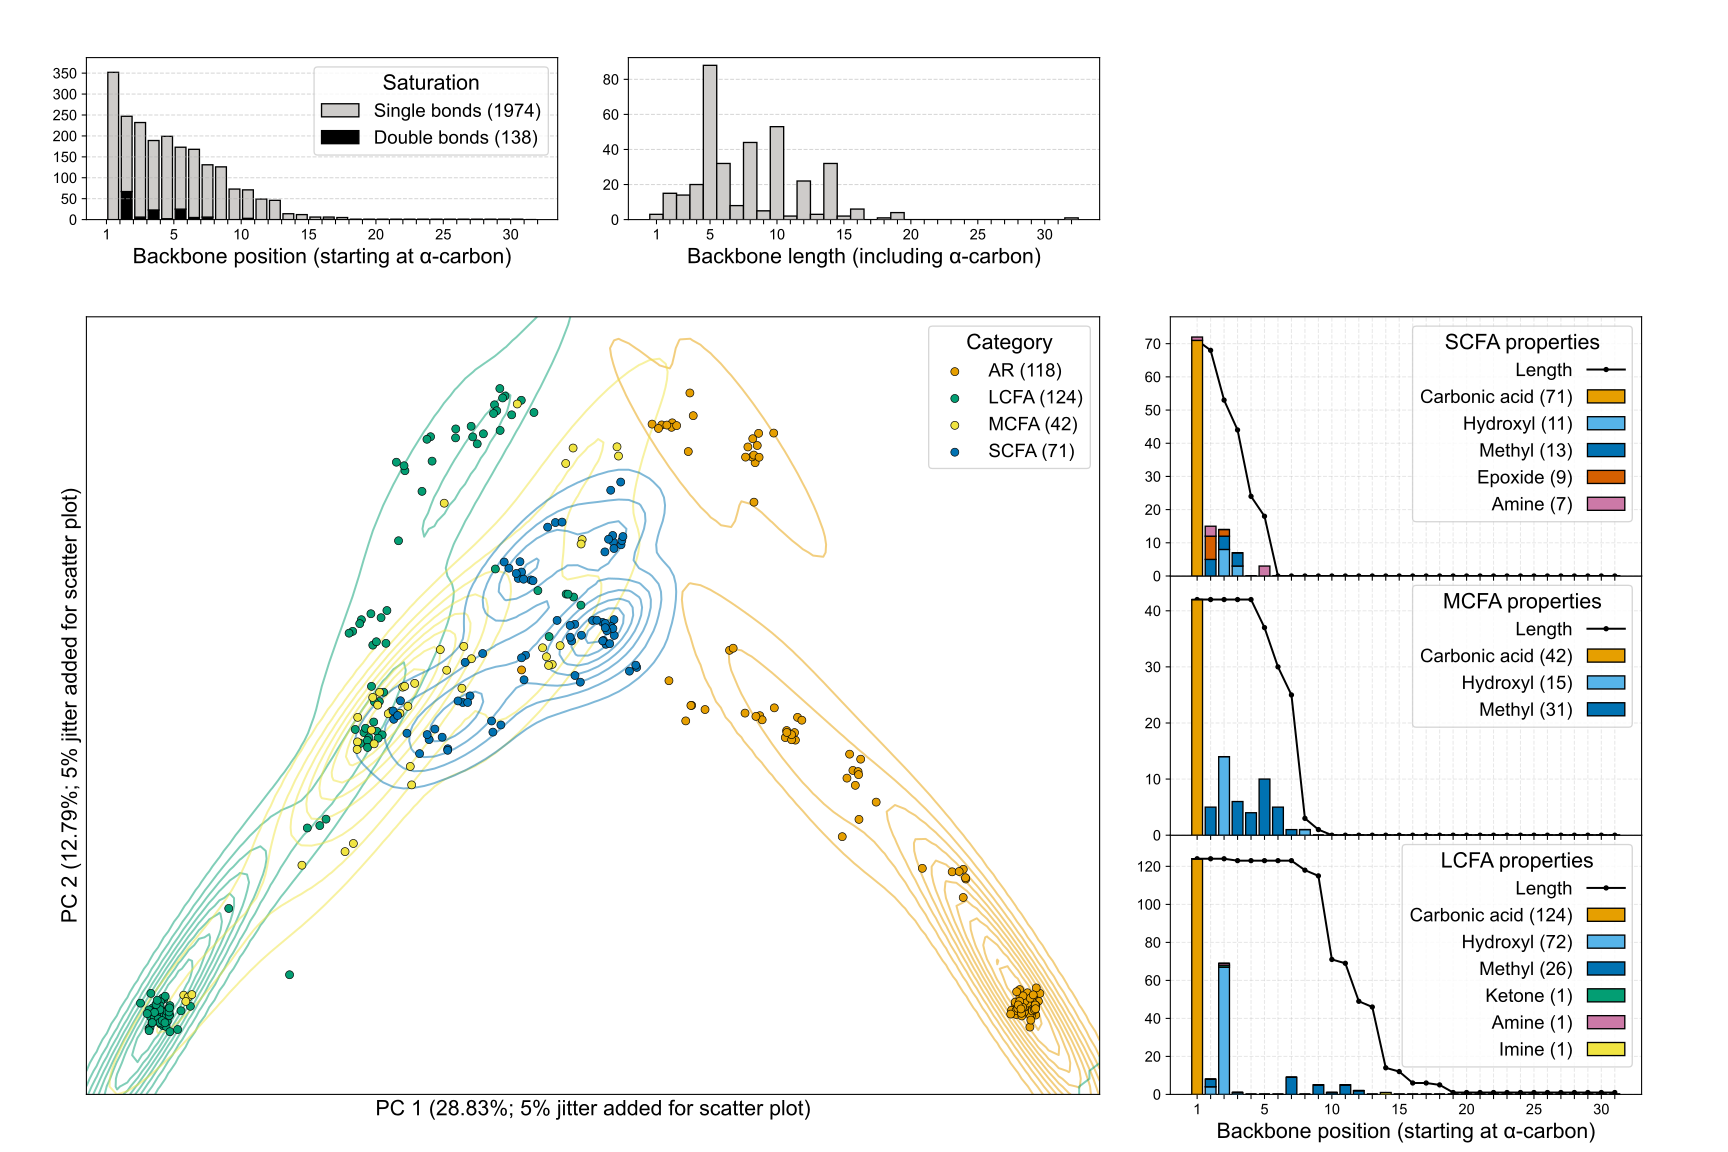

The Python source for this figure:
# -*- coding: utf-8 -*-

"""Cluster lipopeptide starter structures."""

import argparse 
import logging
import os
import typing as ty
from collections import deque
from dataclasses import dataclass, field

import matplotlib.pyplot as plt
import numpy as np
import pandas as pd
from rdkit import Chem, DataStructs
from rdkit.Chem import rdFingerprintGenerator
from sklearn.decomposition import PCA
from scipy.stats import gaussian_kde
from rdkit import Chem


# Use Arial font for plots
plt.rcParams["font.family"] = "Arial"


# Setup logging
logging.basicConfig(level=logging.INFO)
LOGGER = logging.getLogger(__name__)


# Define constants
ALPHA_GREEK = "\u03B1"
PALETTE = [
    "#e69f00",
    "#56b4e9",
    "#039e73",
    "#f0e442",
    "#0072b2",
    "#d55f00",
    "#cc79a7",
    "#000000",
    "#808285",
]
SANCTIONED_LABELS = [
    "AR",  # Aromatic
    # "FA",  # Fatty acid; commented out as there are none in the dataset
    "LCFA",  # Long-chain fatty acid
    "MCFA",  # Medium-chain fatty acid
    "SCFA",  # Short-chain fatty acid
]
PATTERN_COOH = Chem.MolFromSmarts("C(=O)[OH]")  # COOH group pattern


def category_to_color(category: str) -> str:
    """Map a category to a color.

    :param category: Category name.
    :return: Hex color code for the category.
    """
    category_to_color = {
        "AR": PALETTE[0],
        "FA": PALETTE[1],
        "LCFA": PALETTE[2],
        "MCFA": PALETTE[3],
        "SCFA": PALETTE[4],
    }

    return category_to_color.get(category, "#000000")  # Default to black if category not found


def cli() -> argparse.Namespace:
    """
    Parse command line arguments.
    
    :return: Parsed command line arguments.
    """
    parser = argparse.ArgumentParser()

    # Required arguments
    parser.add_argument("--data", "-d", type=str, required=True, help="path to the input data csv file")
    parser.add_argument("--out-dir", "-o", type=str, required=True, help="output directory to save the results")

    # Optional arguments
    parser.add_argument("--cname-starter-smiles", "-s", type=str, default="starter_canonical_smiles", help="column name for starter SMILES in the input data (default: 'starter_canonical_smiles')")
    parser.add_argument("--cname-starter-category", "-c", type=str, default="starter_category", help="column name for starter category in the input data (default: 'starter_category')")
    parser.add_argument("--cname-genus", "-g", type=str, default="ncbi_organism_genus", help="column name for genus in the input data (default: 'ncbi_organism_genus')")
    parser.add_argument("--cname-species", "-p", type=str, default="ncbi_organism_species", help="column name for species in the input data (default: 'ncbi_organism_species')")

    parser.add_argument("--log-level", "-l", type=str, default="INFO", choices=["DEBUG", "INFO", "WARNING", "ERROR", "CRITICAL"], help="set the logging level (default: 'INFO')")
    parser.add_argument("--log-file", "-f", type=str, default=None, help="path to the log file (default: None, only logs to stdout)")

    return parser.parse_args()


def mol_has_cooh_group(mol: Chem.Mol) -> bool:
    """
    Check if a molecule contains a COOH group.

    :param mol: RDKit molecule object.
    :return: True if the molecule contains a COOH group, False otherwise.
    """
    return mol.HasSubstructMatch(PATTERN_COOH)


class SMILESParseError(Exception):
    """Custom exception for SMILES parsing errors."""
    def __init__(self, message: str) -> None:
        super().__init__(message)


class COOHGroupNotFoundError(Exception):
    """Custom exception for when a COOH group is not found in a molecule."""
    def __init__(self, message: str) -> None:
        super().__init__(message)


@dataclass
class DataRecord:
    """Data record for a single starter structure."""
    starter_smiles: str
    category_starter: str
    genus_producing_organism: str
    species_producing_organism: str
    starter_mol: Chem.Mol = field(init=False)

    def __post_init__(self):
        self.starter_mol = Chem.MolFromSmiles(self.starter_smiles)
        if self.starter_mol is None:
            raise SMILESParseError(f"Failed to parse SMILES: {self.starter_smiles}")
        
        # Ensure molecule contains COOH group
        if not mol_has_cooh_group(self.starter_mol):
            raise COOHGroupNotFoundError(f"COOH group not found in category {self.category_starter} starter with SMILES: {self.starter_smiles}")


def parse_records_from_csv(
    path: str,
    cname_starter_smiles: str,
    cname_starter_category: str,
    cname_genus: str,
    cname_species: str,
) -> ty.List[DataRecord]:
    """
    Parse records from a CSV file.
    
    :param path: Path to the CSV file.
    :param cname_starter_smiles: Column name for starter SMILES.
    :param cname_starter_category: Column name for starter category.
    :param cname_genus: Column name for genus of producing organism.
    :param cname_species: Column name for species of producing organism.
    :return: List of DataRecord objects.
    """
    LOGGER.info(f"Parsing records from {path}")

    # Read the CSV file into a DataFrame
    df = pd.read_csv(path, dtype=str)

    # Only keep where 'ncbi_organism_superkingdom' is 'Bacteria'
    df = df[df["ncbi_organism_superkingdom"] == "Bacteria"]

    # Check if required columns are present
    required_columns = [cname_starter_smiles, cname_starter_category, cname_genus, cname_species]
    for col in required_columns:
        if col not in df.columns:
            raise ValueError(f"Column '{col}' not found in the input data file.")
        
    # Create DataRecord objects from the DataFrame
    records = []
    for _, row in df.iterrows():
        try:
            record = DataRecord(
                starter_smiles=row[cname_starter_smiles],
                category_starter=row[cname_starter_category],
                genus_producing_organism=row[cname_genus],
                species_producing_organism=row[cname_species]
            )
        except SMILESParseError as e:
            LOGGER.warning(f"Skipping row due to SMILES parsing error: {e}")
            continue
        except COOHGroupNotFoundError as e:
            LOGGER.warning(f"Skipping row due to missing COOH group: {e}")
            continue
        records.append(record)

    LOGGER.info(f"Parsed {len(records)} records from {path}")
    return records


def plot_starter_pca(out_dir: str, ax: plt.Axes, records: list[DataRecord]) -> None:
    """
    Function to generate the PCA plot for starter structures on a specific axis.
    
    :param out_dir: Directory to save the PCA plot.
    :param ax: Matplotlib Axes object to plot on.
    :param records: List of DataRecord objects containing starter structures.
    """
    fingerprint_generator = rdFingerprintGenerator.GetMorganGenerator(radius=2, fpSize=2048)
    fingerprints = [fingerprint_generator.GetFingerprint(record.starter_mol) for record in records]
    labels_category = np.array([record.category_starter for record in records])

    # Convert fingerprints to numpy array
    X = np.zeros((len(fingerprints), 2048))
    for i, fp in enumerate(fingerprints):
        DataStructs.ConvertToNumpyArray(fp, X[i])
    LOGGER.info(f"fingerprints shape: {X.shape}")

    # Perform PCA on the fingerprints
    pca = PCA(n_components=2)
    pcs = pca.fit_transform(X)
    LOGGER.info(f"principal components shape: {pcs.shape}")
    explained_variance = pca.explained_variance_ratio_
    LOGGER.info(f"explained variance: {explained_variance}")

    unique_labels = np.unique(labels_category)
    unique_labels = sorted(unique_labels)
    
    for label in unique_labels:
        # First plot a density plot
        data = pcs[labels_category == label].T
        color = category_to_color(label)
        if label in SANCTIONED_LABELS:
            kde = gaussian_kde(data)
            xgrid = np.linspace(pcs[:, 0].min() - 0.5, pcs[:, 0].max() + 0.5, 100)
            ygrid = np.linspace(pcs[:, 1].min() - 0.5, pcs[:, 1].max() + 0.5, 100)
            Xgrid, Ygrid = np.meshgrid(xgrid, ygrid)
            Z = kde(np.vstack([Xgrid.ravel(), Ygrid.ravel()])).reshape(Xgrid.shape)
            # ax.contour(Xgrid, Ygrid, Z, levels=10, colors=color, alpha=0.5, zorder=1)

    # Plot the individual points
    for label in SANCTIONED_LABELS:
        if label not in SANCTIONED_LABELS:
            continue
        jitter = 0.01
        x = pcs[labels_category == label, 0]
        y = pcs[labels_category == label, 1]
        color = category_to_color(label)

        # Add a bit of jitter to x and y values so that they are not overlapping.
        x += np.random.normal(0, jitter, x.shape)
        y += np.random.normal(0, jitter, y.shape)

        ax.scatter(
            x, y, 
            c=color, 
            label=f"{label} ({len(x)})",
            edgecolor="black", 
            linewidth=0.5,
            zorder=2
        )

    ax.set_xticks([])
    ax.set_yticks([])
    ax.set_xlabel(f"PC 1 ({explained_variance[0] * 100:.2f}%; 1% jitter added for scatter plot)", fontsize=16)
    ax.set_ylabel(f"PC 2 ({explained_variance[1] * 100:.2f}%; 1% jitter added for scatter plot)", fontsize=16)
    ax.legend(title="Category", title_fontsize="16", fontsize="14")

    # Create separate figure for the PCA plot with numbered axes, save to separate file
    fig_pca = plt.figure(figsize=(8, 6))
    ax_pca = fig_pca.add_subplot(111)
    ax_pca.scatter(pcs[:, 0], pcs[:, 1], c="black", s=10, alpha=0.5)
    ax_pca.set_xlabel(f"PC 1 ({explained_variance[0] * 100:.2f}%)", fontsize=16)
    ax_pca.set_ylabel(f"PC 2 ({explained_variance[1] * 100:.2f}%)", fontsize=16)
    plt.tight_layout()
    path = os.path.join(out_dir, "starter_pca_plot.png")
    plt.savefig(path, dpi=300)
    plt.close(fig_pca)

    return pcs


def bfs_carbon_paths(graph: dict[int, list[int]], graph_identity: dict[int, str], start_node: int) -> tuple[dict[int, float], dict[int, list[int]]]:
    """
    Perform a breadth-first search (BFS) to find the shortest paths from the start node
    to all other carbon atoms in the graph.

    :param graph: A dictionary mapping each node to its list of neighboring node indices.
    :param graph_identity: A dictionary mapping each node index to its atomic symbol.
    :param start_node: The starting node index for the BFS, must correspond to a carbon atom ('C').
    :return: A tuple containing:
             - carbon_distances: A dictionary mapping carbon node indices to their BFS distance from start_node.
             - carbon_paths: A dictionary mapping carbon node indices to the shortest path (list of node indices) from start_node.
    """
    # Check if the start node is carbon
    if graph_identity[start_node] != 'C':
        return {}, {}  # No paths if the start node is not carbon

    queue = deque([start_node])
    distances = {node: float('inf') for node in graph}
    distances[start_node] = 0
    shortest_paths = {node: [] for node in graph}
    shortest_paths[start_node] = [start_node]
    
    while queue:
        current_node = queue.popleft()
        
        for neighbor in graph[current_node]:
            # Only consider carbon atoms for the path
            if graph_identity[neighbor] == 'C' and distances[neighbor] == float('inf'):
                distances[neighbor] = distances[current_node] + 1
                shortest_paths[neighbor] = shortest_paths[current_node] + [neighbor]
                queue.append(neighbor)
    
    # Filter out non-carbon atoms from the results
    carbon_distances = {node: dist for node, dist in distances.items() if graph_identity[node] == 'C'}
    carbon_paths = {node: path for node, path in shortest_paths.items() if graph_identity[node] == 'C'}
    
    return carbon_distances, carbon_paths


def find_longest_shortest_path_unweighted(
    graph: dict[int, list[int]], 
    graph_identity: dict[int, str], 
    start_node: int
) -> list[int]:
    """
    Find the longest shortest path in an unweighted graph starting from a given node.

    This function performs a breadth-first search (BFS) to determine the shortest paths
    from the start_node to all other carbon atoms and then returns the longest of these paths.

    :param graph: A dictionary mapping each node to a list of neighbor node indices.
    :param graph_identity: A dictionary mapping each node index to its atomic symbol.
    :param start_node: The starting node index for the BFS; must correspond to a carbon atom ('C').
    :return: The longest shortest path as a list of node indices.
    """
    _, shortest_paths = bfs_carbon_paths(graph, graph_identity, start_node)
    
    # Find the longest shortest path by comparing path lengths.
    longest_shortest_path = max(shortest_paths.values(), key=len)
    return longest_shortest_path


def retrieve_backbone(mol: Chem.Mol) -> list[int]:
    """
    Retrieve the backbone of a molecule, starting from the alpha carbon (COOH group).
    
    :param mol: RDKit molecule object.
    :return: List of atom indices representing the backbone starting from the alpha carbon.
    :raises COOHGroupNotFoundError: If the molecule does not contain a COOH group.
    """
    graph_identity = {}  # atom idx -> atom symbol
    graph = {}
    for atom in mol.GetAtoms():
        atom_id = atom.GetIdx()
        atom_symbol = atom.GetSymbol()
        graph_identity[atom_id] = atom_symbol
        atom_neighbors = [neighbor.GetIdx() for neighbor in atom.GetNeighbors()]
        graph[atom_id] = atom_neighbors

    # Find atom indices of COOH group.
    pattern = Chem.MolFromSmarts("C(=O)[OH]")
    matches = mol.GetSubstructMatches(pattern)
    if len(matches) == 0:
        raise COOHGroupNotFoundError("COOH group not found in the molecule.")
    alpha_carbon_index = matches[0][0]
    
    # Find the longest shortest path from the alpha carbon.
    longest_shortest_path = find_longest_shortest_path_unweighted(graph, graph_identity, alpha_carbon_index)
    return longest_shortest_path


def index_cstarter_functional_groups(
    ax: plt.Axes,
    mols: list[Chem.Mol],
    backbones: list[list[int]],
    category: str,
    max_height: int,
    max_backbone_len: int,
    set_xaxis_label: bool = False
) -> None:
    """
    Index functional groups along the molecule backbones and plot the results as a stacked bar chart.

    :param ax: Matplotlib Axes on which to plot.
    :param mols: List of RDKit Mol objects.
    :param backbones: List of backbones, where each backbone is a list of atom indices.
    :param category: Category name used for labeling the legend.
    :param max_height: Maximum height for the y-axis scale (determined externally).
    :param max_backbone_len: Maximum length of the backbone across all molecules.
    :param set_xaxis_label: Whether to set the x-axis label explicitly. Defaults to False.
    :return: None.
    """
    label_colors: dict[str, str] = {
        "Carboxylic acid": "#e69f00",
        "Hydroxyl": "#56b4e9",
        "Methyl": "#0072b2",
        "Epoxide": "#d55f00",
        "Ketone": "#039e73",
        "Amine": "#cc79a7",
        "Imine": "#f0e442",
    }
    counts: list[list[int]] = [[0 for _ in range(len(label_colors) + 1)] for _ in range(max_backbone_len)]
    
    for mol, backbone in zip(mols, backbones):
        for i, atom in enumerate(backbone):
            pattern = "C(=O)[OH]"
            matches = mol.GetSubstructMatches(Chem.MolFromSmarts(pattern))
            if matches and atom == matches[0][0]:
                counts[i][0] += 1

            pattern = "[C][CH1]([OH])[C]"
            matches = mol.GetSubstructMatches(Chem.MolFromSmarts(pattern))
            for match in matches:
                if atom == match[1]:
                    counts[i][1] += 1

            pattern = "[C][CH1]([CH3])[C]"
            matches = mol.GetSubstructMatches(Chem.MolFromSmarts(pattern))
            for match in matches:
                if atom == match[1]:
                    counts[i][2] += 1

            pattern = "C1CO1"
            matches = mol.GetSubstructMatches(Chem.MolFromSmarts(pattern))
            for match in matches:
                if atom == match[0]:
                    counts[i][3] += 1

            pattern = "[C][C](=O)[C]"
            matches = mol.GetSubstructMatches(Chem.MolFromSmarts(pattern))
            for match in matches:
                if atom == match[1]:
                    counts[i][4] += 1

            pattern = "[C][NH2]"
            matches = mol.GetSubstructMatches(Chem.MolFromSmarts(pattern))
            for match in matches:
                if atom == match[0]:
                    counts[i][5] += 1
                    # Print SMILES of molecules with amine at position 1 (index 0)
                    if i == 0:
                        smiles = Chem.MolToSmiles(mol)
                        LOGGER.info(f"Molecule with amine at position 1: {smiles}")

            pattern = "[C][NH][C]=[N]"
            matches = mol.GetSubstructMatches(Chem.MolFromSmarts(pattern))
            for match in matches:
                if atom == match[0]:
                    counts[i][6] += 1

            counts[i][7] += 1

    # Plot line plot for backbone lengths
    ax.plot(
        range(1, max_backbone_len + 1),
        [x[7] for x in counts],
        color="black",
        marker="o",
        label="Length",
        markersize=3
    )
    ax.grid(axis="y", linestyle="--", alpha=0.3, zorder=0)
    ax.grid(axis="x", linestyle="--", alpha=0.3, zorder=0)

    if set_xaxis_label:
        ax.set_xticks(
            [i for i in range(1, max_backbone_len + 1)],
            ["1"] + [str(i) if i % 5 == 0 else "" for i in range(1, max_backbone_len)],
            fontsize=11
        )
    else:
        ax.set_xticks([i for i in range(1, max_backbone_len + 1)])
        ax.set_xticklabels(
            ["" for _ in range(1, max_backbone_len + 1)],
            fontsize=11
        )
    
    y_tick_distance: int = 1
    if 10 < max_height <= 100:
        y_tick_distance = 10
    elif 100 < max_height <= 1000:
        y_tick_distance = 20
    ax.set_yticks(
        [i for i in range(0, int(1.2 * max_height), y_tick_distance)],
        [str(i) for i in range(0, int(1.2 * max_height), y_tick_distance)],
        fontsize=11
    )
    # Plot stacked bar chart for functional group counts
    bottom: list[int] = [0 for _ in range(max_backbone_len)]
    for i, label in enumerate(label_colors.keys()):
        if any(x[i] > 0 for x in counts):
            total: int = sum(x[i] for x in counts)
            ax.bar(
                range(1, max_backbone_len + 1),
                [x[i] for x in counts],
                label=f"{label} ({total})",
                bottom=bottom,
                color=label_colors[label],
                edgecolor="black",
                zorder=100
            )
            bottom = [sum(x) for x in zip(bottom, [x[i] for x in counts])]

    ax.set_ylim(0, 1.1 * max_height)
    if set_xaxis_label:
        ax.set_xlabel(f"Backbone position (starting at carbonyl carbon)", fontsize=16)

    ax.legend(
        markerfirst=False,
        title_fontsize="16",
        fontsize="14",
        title=f"{category} properties"
    )


def main() -> None:
    """Entry point script."""

    # Parse command line arguments
    args = cli()

    # Update logger level
    LOGGER.setLevel(getattr(logging, args.log_level.upper()))

    # Set up logging to file if specified
    if args.log_file:
        # Remove old log file if it exists
        if os.path.exists(args.log_file):
            os.remove(args.log_file)

        file_handler = logging.FileHandler(args.log_file)
        file_handler.setLevel(getattr(logging, args.log_level.upper()))
        LOGGER.addHandler(file_handler)

    LOGGER.info(f"Command line arguments: {args}")

    # Parse data file
    records = parse_records_from_csv(
        path=args.data,
        cname_starter_smiles=args.cname_starter_smiles,
        cname_starter_category=args.cname_starter_category,
        cname_genus=args.cname_genus,
        cname_species=args.cname_species
    )

    # ~~~~~~~~~~~~~~~~~~~~~~~~~~~~~~~~~~~~~~~~~~~~~~~~~~~~~~~~~~~~~~~~~~~~~~~~~~
    # Retrieve backbones from starter structures, including their lengths
    # and indices (used for assigning location to functionl groups)
    # ~~~~~~~~~~~~~~~~~~~~~~~~~~~~~~~~~~~~~~~~~~~~~~~~~~~~~~~~~~~~~~~~~~~~~~~~~~

    # Calculate max backbone lengths
    starter_mols = [mol.starter_mol for mol in records]
    labels_category = np.array([mol.category_starter for mol in records])

    backbones, backbone_mols, backbone_carbons = [], [], []
    for mol, label in zip(starter_mols, labels_category):
        if label in SANCTIONED_LABELS:
            backbone_inds = retrieve_backbone(mol)
            backbones.append(backbone_inds)
            if label != "AR":
                backbone_carbon_count = str(Chem.MolToSmiles(mol)).upper().count("C")
                backbone_carbons.append(backbone_carbon_count)

            backbone_mols.append(mol)
        else:
            backbones.append([])
    # backbone_lens = [len(backbone) for backbone in backbones]
    backbone_lens = [backbone for backbone in backbone_carbons]

    max_backbone_len = max(backbone_lens)

    # ~~~~~~~~~~~~~~~~~~~~~~~~~~~~~~~~~~~~~~~~~~~~~~~~~~~~~~~~~~~~~~~~~~~~~~~~~~
    # Setup figure grid
    # ~~~~~~~~~~~~~~~~~~~~~~~~~~~~~~~~~~~~~~~~~~~~~~~~~~~~~~~~~~~~~~~~~~~~~~~~~~

    fig = plt.figure(figsize=(18, 12))
    gs = fig.add_gridspec(4, 3)
    # Make space between row 0 and row 1 smaller, only for columns 0 and 1
    sub_gs1 = gs[:, 0:2].subgridspec(4, 2, hspace=0.0)
    # Make row space column 2 smaller
    sub_gs2 = gs[:, 2].subgridspec(4, 1, hspace=0.0)

    # ~~~~~~~~~~~~~~~~~~~~~~~~~~~~~~~~~~~~~~~~~~~~~~~~~~~~~~~~~~~~~~~~~~~~~~~~~~
    # Column 0, row 0: Bond order plot of backbone
    # ~~~~~~~~~~~~~~~~~~~~~~~~~~~~~~~~~~~~~~~~~~~~~~~~~~~~~~~~~~~~~~~~~~~~~~~~~~

    # Get bond order plot of backbone.
    counted = 0
    bond_orders = [[] for _ in range(max_backbone_len)]
    for mol in backbone_mols:
        counted += 1
        backbone = retrieve_backbone(mol)
        for i, atom in enumerate(backbone[:-1]):
            next_atom = backbone[i+1]
            bond = mol.GetBondBetweenAtoms(atom, next_atom)
            bond_order = bond.GetBondTypeAsDouble()
            bond_orders[i].append(bond_order)

    bond_orders_1_heights = []
    bond_orders_2_heights = []
    bond_orders_3_heights = []
    for bin in bond_orders:
        count_1 = bin.count(1.0)
        count_2 = bin.count(2.0)
        count_3 = bin.count(3.0)
        bond_orders_1_heights.append(count_1)
        bond_orders_2_heights.append(count_2)
        bond_orders_3_heights.append(count_3)

    ax8 = fig.add_subplot(gs[0, 0])
    ax8.bar(range(1, max_backbone_len + 1), bond_orders_2_heights, color="#23aae1", edgecolor="black", label=f"Double bonds ({sum(bond_orders_2_heights)})", bottom=[0 for _ in range(max_backbone_len)], facecolor=PALETTE[-2])
    ax8.bar(range(1, max_backbone_len + 1), bond_orders_1_heights, color="#f9e11b", edgecolor="black", label=f"Single bonds ({sum(bond_orders_1_heights)})", bottom=[sum(x) for x in zip(bond_orders_2_heights, bond_orders_3_heights)], facecolor="#ceccca")
    ax8.set_ylim(0, 1.1 * max([sum(x) for x in zip(bond_orders_1_heights, bond_orders_2_heights, bond_orders_3_heights)]))
    ax8.set_xticks(
        [0.5] + [i + 0.5 for i in range(1, max_backbone_len+1)], 
        ["1"] + [str(i + 1) if (i + 1) % 5 == 0 else "" for i in range(0, max_backbone_len)],
        fontsize=11
    )
    ax8.set_yticks(
        [i for i in range(0, int(1.1 * max([sum(x) for x in zip(bond_orders_1_heights, bond_orders_2_heights, bond_orders_3_heights)])), 50)],
        [str(i) for i in range(0, int(1.1 * max([sum(x) for x in zip(bond_orders_1_heights, bond_orders_2_heights, bond_orders_3_heights)])), 50)],
        fontsize=11
    )

    # Change order of labels in legend: single > double
    handles, labels = ax8.get_legend_handles_labels()
    order = [1, 0]
    ax8.legend([handles[idx] for idx in order], [labels[idx] for idx in order], fontsize=14, title_fontsize=16, title="Saturation")

    ax8.grid(axis="y", linestyle="--", alpha=0.5)
    
    ax8.set_xlabel(f"Backbone position (starting at {ALPHA_GREEK}-carbon)", fontsize=16)

    # ~~~~~~~~~~~~~~~~~~~~~~~~~~~~~~~~~~~~~~~~~~~~~~~~~~~~~~~~~~~~~~~~~~~~~~~~~~
    # Column 1, row 0: Backbone length distribution
    # ~~~~~~~~~~~~~~~~~~~~~~~~~~~~~~~~~~~~~~~~~~~~~~~~~~~~~~~~~~~~~~~~~~~~~~~~~~

    # Make bar plot of backbone lengths.
    ax7 = fig.add_subplot(gs[0, 1])
    ax7.hist(backbone_lens, bins=range(1, max_backbone_len+2), edgecolor="black", facecolor="#ceccca", zorder=100)
    max_bin_size = max([backbone_lens.count(i) for i in range(1, max_backbone_len+1)])
    ax7.grid(axis="y", linestyle="--", alpha=0.5, zorder=0)
    ax7.set_xticks(
        [i + 0.5 for i in range(1, max_backbone_len+1)], 
        ["1"] + [str(i) if i % 5 == 0 else "" for i in range(2, max_backbone_len+1)],
        fontsize=11
    )
    ax7.set_yticks(
        [i for i in range(0, int(1.1 * max_bin_size), 20)],
        [str(i) for i in range(0, int(1.1 * max_bin_size), 20)],
        fontsize=11
    )
    ax7.set_xlabel(f"Backbone size (number of carbons)", fontsize=16)

    # ~~~~~~~~~~~~~~~~~~~~~~~~~~~~~~~~~~~~~~~~~~~~~~~~~~~~~~~~~~~~~~~~~~~~~~~~~~
    # Column 0-1, row 1-2: PCA plot of all starter structures
    # ~~~~~~~~~~~~~~~~~~~~~~~~~~~~~~~~~~~~~~~~~~~~~~~~~~~~~~~~~~~~~~~~~~~~~~~~~~

    # Plot PCA for all starter structures
    ax1 = fig.add_subplot(sub_gs1[1:4, 0:2])
    pcs = plot_starter_pca(args.out_dir, ax1, records)

    # ~~~~~~~~~~~~~~~~~~~~~~~~~~~~~~~~~~~~~~~~~~~~~~~~~~~~~~~~~~~~~~~~~~~~~~~~~~
    # Column 2, row 1-3: Indexing of functional groups in starter structures
    # ~~~~~~~~~~~~~~~~~~~~~~~~~~~~~~~~~~~~~~~~~~~~~~~~~~~~~~~~~~~~~~~~~~~~~~~~~~

    # Index LCFA starters.
    ax3 = fig.add_subplot(sub_gs2[3, 0])
    index_cstarter_functional_groups(
        ax3,
        [m for m, l in zip(starter_mols, labels_category) if l == "LCFA"],
        [b for b, l in zip(backbones, labels_category) if l == "LCFA"],
        "LCFA",
        len([c for c in labels_category if c == "LCFA"]),
        max_backbone_len,
        set_xaxis_label=True
    )

    # Index MCFA starters.
    ax4 = fig.add_subplot(sub_gs2[2, 0])
    index_cstarter_functional_groups(
        ax4,
        [m for m, l in zip(starter_mols, labels_category) if l == "MCFA"],
        [b for b, l in zip(backbones, labels_category) if l == "MCFA"],
        "MCFA",
        len([c for c in labels_category if c == "MCFA"]),
        max_backbone_len,
        set_xaxis_label=False
    )

    # Index SCFA starters.
    ax5 = fig.add_subplot(sub_gs2[1, 0])
    index_cstarter_functional_groups(
        ax5,
        [m for m, l in zip(starter_mols, labels_category) if l == "SCFA"],
        [b for b, l in zip(backbones, labels_category) if l == "SCFA"],
        "SCFA",
        len([c for c in labels_category if c == "SCFA"]),
        max_backbone_len,
        set_xaxis_label=False
    )

    # ~~~~~~~~~~~~~~~~~~~~~~~~~~~~~~~~~~~~~~~~~~~~~~~~~~~~~~~~~~~~~~~~~~~~~~~~~~
    # Report on AR structures
    # ~~~~~~~~~~~~~~~~~~~~~~~~~~~~~~~~~~~~~~~~~~~~~~~~~~~~~~~~~~~~~~~~~~~~~~~~~~

    # Get all structures for AR, calculate InChIKey and determine prevalence
    ar_mols = [m for m, l in zip(starter_mols, labels_category) if l == "AR"]
    # Retrieve the indices of AR molecules in the overall list (to map to PCA coordinates)
    ar_indices = [i for i, l in enumerate(labels_category) if l == "AR"]
    # Get PC coordinates for AR molecules from the PCA results
    ar_pc_coords = [pcs[i] for i in ar_indices]

    ar_inchikeys = [Chem.MolToInchiKey(m).split("-")[0] for m in ar_mols]
    ar_inchikey_counts = {k: ar_inchikeys.count(k) for k in set(ar_inchikeys)}
    ar_inchikey_counts = dict(sorted(ar_inchikey_counts.items(), key=lambda x: x[1], reverse=True))

    # Get top 5 InChIKeys and their counts, and one associated molecule (turned into SMILES)
    top_5_inchikeys = list(ar_inchikey_counts.keys())[:5]
    top_5_counts = [ar_inchikey_counts[k] for k in top_5_inchikeys]
    top_5_mols = [ar_mols[ar_inchikeys.index(k)] for k in top_5_inchikeys]
    top_5_smiles = [Chem.MolToSmiles(m) for m in top_5_mols]
    
    # For each top InChIKey, average the PC coordinates of all matching molecules
    top_5_pc_coords = []
    for k in top_5_inchikeys:
        matching_coords = [ar_pc_coords[i] for i, inchikey in enumerate(ar_inchikeys) if inchikey == k]
        matching_coords = np.array(matching_coords)
        avg_coord = matching_coords.mean(axis=0)
        top_5_pc_coords.append(avg_coord)
    
    for k, c, s, pc in zip(top_5_inchikeys, top_5_counts, top_5_smiles, top_5_pc_coords):
        LOGGER.info(f"AR InChIKey: {k}, count: {c}, SMILES: {s}, PC1: {pc[0]:.2f}, PC2: {pc[1]:.2f}")

    # ~~~~~~~~~~~~~~~~~~~~~~~~~~~~~~~~~~~~~~~~~~~~~~~~~~~~~~~~~~~~~~~~~~~~~~~~~~
    # Output PCA coordinates with SMILES to CSV
    # ~~~~~~~~~~~~~~~~~~~~~~~~~~~~~~~~~~~~~~~~~~~~~~~~~~~~~~~~~~~~~~~~~~~~~~~~~~

    # Create a DataFrame with all PCA points mapped to SMILES and categories
    pca_data = []
    for i, (mol, category) in enumerate(zip(starter_mols, labels_category)):
        smiles = Chem.MolToSmiles(mol)
        pc1, pc2 = pcs[i]
        pca_data.append({
            'SMILES': smiles,
            'Category': category,
            'PC1': pc1,
            'PC2': pc2
        })
    
    pca_df = pd.DataFrame(pca_data)
    pca_csv_path = os.path.join(args.out_dir, "pca_coordinates_with_smiles.csv")
    pca_df.to_csv(pca_csv_path, index=False)
    LOGGER.info(f"PCA coordinates with SMILES saved to {pca_csv_path}")

    # ~~~~~~~~~~~~~~~~~~~~~~~~~~~~~~~~~~~~~~~~~~~~~~~~~~~~~~~~~~~~~~~~~~~~~~~~~~
    # Save plot
    # ~~~~~~~~~~~~~~~~~~~~~~~~~~~~~~~~~~~~~~~~~~~~~~~~~~~~~~~~~~~~~~~~~~~~~~~~~~

    # Save the entire figure grid to a file
    plt.subplots_adjust(hspace=0.8, wspace=0.15)
    plt.subplots_adjust(left=0.05, right=0.95, top=0.95, bottom=0.05)
    path_out_png = os.path.join(args.out_dir, "cstarter_cheminformatics_analysis.png")
    path_out_svg = os.path.join(args.out_dir, "cstarter_cheminformatics_analysis.svg")
    plt.savefig(path_out_png, dpi=600, transparent=False)
    plt.savefig(path_out_svg, transparent=False)
    plt.close(fig)
    LOGGER.info("Done")
    

if __name__ == "__main__":
    main()
